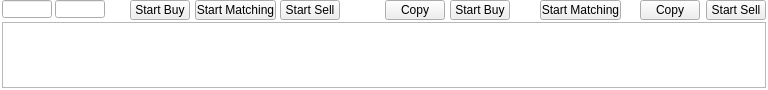
<?xml version="1.0" encoding="UTF-8"?>
<ui version="4.0">
 <class>StockBox</class>
 <widget class="QWidget" name="StockBox">
  <property name="windowModality">
   <enum>Qt::NonModal</enum>
  </property>
  <property name="geometry">
   <rect>
    <x>0</x>
    <y>0</y>
    <width>768</width>
    <height>90</height>
   </rect>
  </property>
  <property name="sizePolicy">
   <sizepolicy hsizetype="Expanding" vsizetype="Minimum">
    <horstretch>0</horstretch>
    <verstretch>0</verstretch>
   </sizepolicy>
  </property>
  <property name="minimumSize">
   <size>
    <width>0</width>
    <height>50</height>
   </size>
  </property>
  <property name="contextMenuPolicy">
   <enum>Qt::NoContextMenu</enum>
  </property>
  <property name="windowTitle">
   <string>Stock Box</string>
  </property>
  <property name="autoFillBackground">
   <bool>false</bool>
  </property>
  <property name="styleSheet">
   <string notr="true">QWidget#StockBox{
background-color: rgb(255, 255, 255);
}</string>
  </property>
  <widget class="QTableView" name="stockBoxDataTableView">
   <property name="geometry">
    <rect>
     <x>2</x>
     <y>22</y>
     <width>764</width>
     <height>66</height>
    </rect>
   </property>
   <property name="sizePolicy">
    <sizepolicy hsizetype="Fixed" vsizetype="Fixed">
     <horstretch>0</horstretch>
     <verstretch>0</verstretch>
    </sizepolicy>
   </property>
   <property name="font">
    <font>
     <pointsize>8</pointsize>
    </font>
   </property>
   <attribute name="verticalHeaderMinimumSectionSize">
    <number>10</number>
   </attribute>
  </widget>
  <widget class="QPushButton" name="startInverseMatchingButton">
   <property name="geometry">
    <rect>
     <x>195</x>
     <y>0</y>
     <width>81</width>
     <height>20</height>
    </rect>
   </property>
   <property name="text">
    <string>Start Matching</string>
   </property>
  </widget>
  <widget class="QPushButton" name="startInverseSellingButton">
   <property name="geometry">
    <rect>
     <x>280</x>
     <y>0</y>
     <width>60</width>
     <height>20</height>
    </rect>
   </property>
   <property name="text">
    <string>Start Sell</string>
   </property>
  </widget>
  <widget class="QPushButton" name="copyAskButton">
   <property name="geometry">
    <rect>
     <x>385</x>
     <y>0</y>
     <width>60</width>
     <height>20</height>
    </rect>
   </property>
   <property name="text">
    <string>Copy</string>
   </property>
  </widget>
  <widget class="QPushButton" name="copyBidButton">
   <property name="geometry">
    <rect>
     <x>640</x>
     <y>0</y>
     <width>60</width>
     <height>20</height>
    </rect>
   </property>
   <property name="text">
    <string>Copy</string>
   </property>
  </widget>
  <widget class="QPushButton" name="startBuyingButton">
   <property name="geometry">
    <rect>
     <x>450</x>
     <y>0</y>
     <width>60</width>
     <height>20</height>
    </rect>
   </property>
   <property name="styleSheet">
    <string notr="true"/>
   </property>
   <property name="text">
    <string>Start Buy</string>
   </property>
  </widget>
  <widget class="QPushButton" name="startSellingButton">
   <property name="geometry">
    <rect>
     <x>706</x>
     <y>0</y>
     <width>60</width>
     <height>20</height>
    </rect>
   </property>
   <property name="text">
    <string>Start Sell</string>
   </property>
  </widget>
  <widget class="QPushButton" name="startMatchingButton">
   <property name="geometry">
    <rect>
     <x>540</x>
     <y>0</y>
     <width>81</width>
     <height>20</height>
    </rect>
   </property>
   <property name="text">
    <string>Start Matching</string>
   </property>
  </widget>
  <widget class="QPushButton" name="startInverseBuyingButton">
   <property name="geometry">
    <rect>
     <x>130</x>
     <y>0</y>
     <width>60</width>
     <height>20</height>
    </rect>
   </property>
   <property name="text">
    <string>Start Buy</string>
   </property>
  </widget>
  <widget class="QLineEdit" name="stockCodeLineEdit">
   <property name="geometry">
    <rect>
     <x>2</x>
     <y>0</y>
     <width>50</width>
     <height>18</height>
    </rect>
   </property>
   <property name="sizePolicy">
    <sizepolicy hsizetype="Fixed" vsizetype="Fixed">
     <horstretch>0</horstretch>
     <verstretch>0</verstretch>
    </sizepolicy>
   </property>
  </widget>
  <widget class="QLineEdit" name="warrantCodeLineEdit">
   <property name="geometry">
    <rect>
     <x>55</x>
     <y>0</y>
     <width>50</width>
     <height>18</height>
    </rect>
   </property>
  </widget>
 </widget>
 <resources/>
 <connections/>
</ui>
